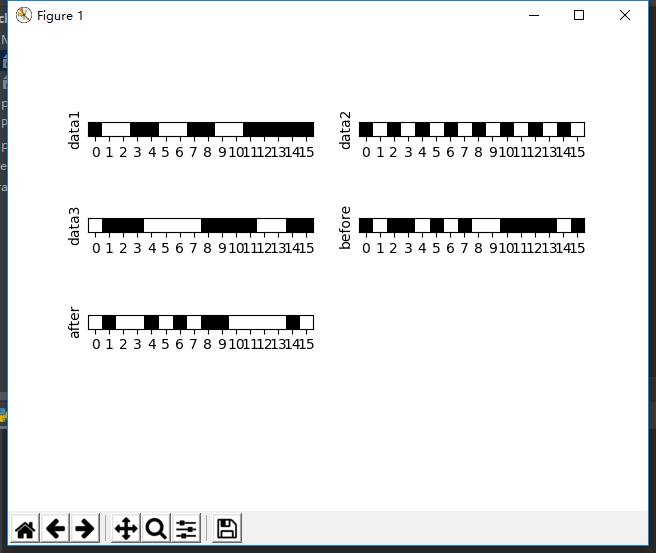

Write Python code to recreate this figure.
import numpy as np
import matplotlib.pyplot as plt
import matplotlib.colors as colors
x = 0b0110011001100000
y = 0b0101010101010101
z = 0b1000111100001100
result = x + y
if result >> 16 > 0:
    result = (result & 0xffff) + 0x1
result += z
if result >> 16 > 0:
    result = (result & 0xffff) + 0x1
print('反码前：' + bin(result)[2:].zfill(16))
result1 = bin(result)[2:].zfill(16)
result = result ^ 0xffff
print('反码后：' + bin(result)[2:].zfill(16))
result = bin(result)[2:].zfill(16)
# 设置颜色
if __name__ == '__main__':
    str1 = "0110011001100000"
    str2 = "0101010101010101"
    str3 = "1000111100001100"
    data1 = [list(map(int, str1))]
    data2 = [list(map(int, str2))]
    data3 = [list(map(int, str3))]
    data4 = [list(map(int, result1))]
    data5 = [list(map(int, result))]
    fig = plt.figure()
    cdict = ['#000000', '#FFFFFF']
    my_cmap = colors.ListedColormap(cdict, 'indexed')
    # 绘图
    ax1 = fig.add_subplot(421)
    ax1.imshow(data1, cmap=my_cmap)
    ax1.set_xticks(np.arange(16))
    ax1.set_ylabel("data1")
    ax1.set_yticks([])
    ax2 = fig.add_subplot(422)
    ax2.imshow(data2, cmap=my_cmap)
    ax2.set_xticks(np.arange(16))
    ax2.set_ylabel("data2")
    ax2.set_yticks([])
    ax3 = fig.add_subplot(423)
    ax3.imshow(data3, cmap=my_cmap)
    ax3.set_xticks(np.arange(16))
    ax3.set_ylabel("data3")
    ax3.set_yticks([])
    ax4 = fig.add_subplot(424)
    ax4.imshow(data4, cmap=my_cmap)
    ax4.set_xticks(np.arange(16))
    ax4.set_ylabel("before")
    ax4.set_yticks([])
    ax5 = fig.add_subplot(425)
    ax5.imshow(data5, cmap=my_cmap)
    ax5.set_xticks(np.arange(16))
    ax5.set_ylabel("after")
    ax5.set_yticks([])
    plt.show()
